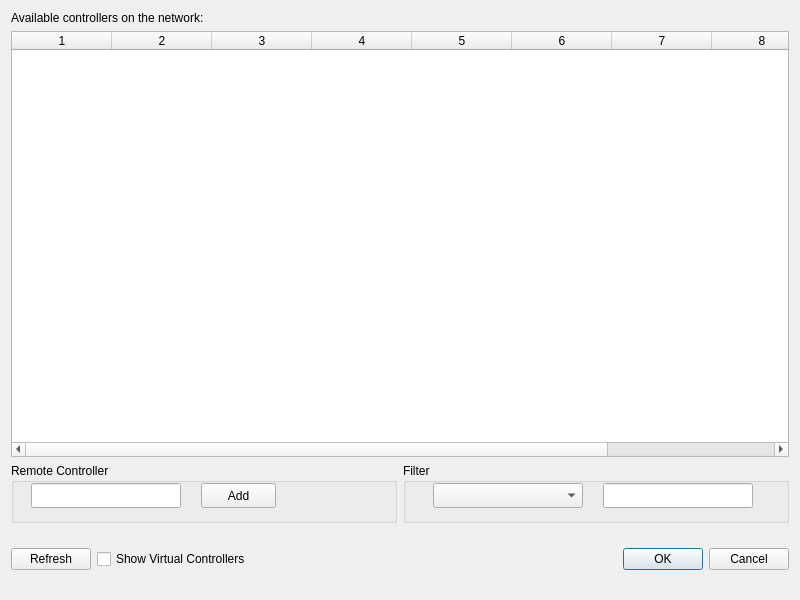
<?xml version="1.0" encoding="UTF-8"?>
<ui version="4.0">
 <class>NetworkScanningDialog</class>
 <widget class="QDialog" name="NetworkScanningDialog">
  <property name="geometry">
   <rect>
    <x>0</x>
    <y>0</y>
    <width>800</width>
    <height>600</height>
   </rect>
  </property>
  <property name="windowTitle">
   <string>Network Scanning</string>
  </property>
  <property name="windowIcon">
   <iconset>
    <normaloff>ebara-logo.ico</normaloff>ebara-logo.ico</iconset>
  </property>
  <layout class="QGridLayout" name="gridLayout_Dialog" rowminimumheight="0,0,60,60">
   <item row="0" column="0">
    <widget class="QLabel" name="label">
     <property name="text">
      <string>Available controllers on the network:</string>
     </property>
    </widget>
   </item>
   <item row="3" column="0">
    <layout class="QGridLayout" name="gridLayout_button">
     <item row="0" column="0">
      <widget class="QPushButton" name="pushButton_refresh">
       <property name="text">
        <string>Refresh</string>
       </property>
      </widget>
     </item>
     <item row="0" column="1">
      <widget class="QCheckBox" name="checkBox_showVirtual">
       <property name="text">
        <string>Show Virtual Controllers</string>
       </property>
      </widget>
     </item>
     <item row="0" column="2">
      <widget class="QDialogButtonBox" name="buttonBox">
       <property name="orientation">
        <enum>Qt::Horizontal</enum>
       </property>
       <property name="standardButtons">
        <set>QDialogButtonBox::Cancel|QDialogButtonBox::Ok</set>
       </property>
      </widget>
     </item>
    </layout>
   </item>
   <item row="1" column="0">
    <widget class="QTableWidget" name="tableWidget_controllerInfo">
     <property name="columnCount">
      <number>9</number>
     </property>
     <attribute name="horizontalHeaderMinimumSectionSize">
      <number>31</number>
     </attribute>
     <attribute name="verticalHeaderDefaultSectionSize">
      <number>30</number>
     </attribute>
     <attribute name="verticalHeaderMinimumSectionSize">
      <number>23</number>
     </attribute>
     <column/>
     <column/>
     <column/>
     <column/>
     <column/>
     <column/>
     <column/>
     <column/>
     <column/>
    </widget>
   </item>
   <item row="2" column="0">
    <layout class="QGridLayout" name="gridLayout_tool">
     <item row="0" column="1">
      <widget class="QGroupBox" name="groupBox_filer">
       <property name="title">
        <string>Filter</string>
       </property>
       <widget class="QComboBox" name="comboBox_filter">
        <property name="geometry">
         <rect>
          <x>30</x>
          <y>20</y>
          <width>150</width>
          <height>25</height>
         </rect>
        </property>
        <property name="currentText">
         <string/>
        </property>
       </widget>
       <widget class="QLineEdit" name="lineEdit_filter">
        <property name="geometry">
         <rect>
          <x>200</x>
          <y>20</y>
          <width>150</width>
          <height>25</height>
         </rect>
        </property>
        <property name="text">
         <string/>
        </property>
       </widget>
      </widget>
     </item>
     <item row="0" column="0">
      <widget class="QGroupBox" name="groupBox_IPAddress">
       <property name="baseSize">
        <size>
         <width>0</width>
         <height>0</height>
        </size>
       </property>
       <property name="title">
        <string>Remote Controller</string>
       </property>
       <widget class="QLineEdit" name="lineEdit_remoteIPAddress">
        <property name="geometry">
         <rect>
          <x>20</x>
          <y>20</y>
          <width>150</width>
          <height>25</height>
         </rect>
        </property>
       </widget>
       <widget class="QPushButton" name="pushButton_addRemote">
        <property name="geometry">
         <rect>
          <x>190</x>
          <y>20</y>
          <width>75</width>
          <height>25</height>
         </rect>
        </property>
        <property name="toolTip">
         <string>Add a remote controller</string>
        </property>
        <property name="text">
         <string>Add</string>
        </property>
       </widget>
      </widget>
     </item>
    </layout>
   </item>
  </layout>
 </widget>
 <resources/>
 <connections>
  <connection>
   <sender>buttonBox</sender>
   <signal>accepted()</signal>
   <receiver>NetworkScanningDialog</receiver>
   <slot>accept()</slot>
   <hints>
    <hint type="sourcelabel">
     <x>511</x>
     <y>560</y>
    </hint>
    <hint type="destinationlabel">
     <x>399</x>
     <y>299</y>
    </hint>
   </hints>
  </connection>
  <connection>
   <sender>buttonBox</sender>
   <signal>rejected()</signal>
   <receiver>NetworkScanningDialog</receiver>
   <slot>reject()</slot>
   <hints>
    <hint type="sourcelabel">
     <x>511</x>
     <y>560</y>
    </hint>
    <hint type="destinationlabel">
     <x>399</x>
     <y>299</y>
    </hint>
   </hints>
  </connection>
 </connections>
</ui>
